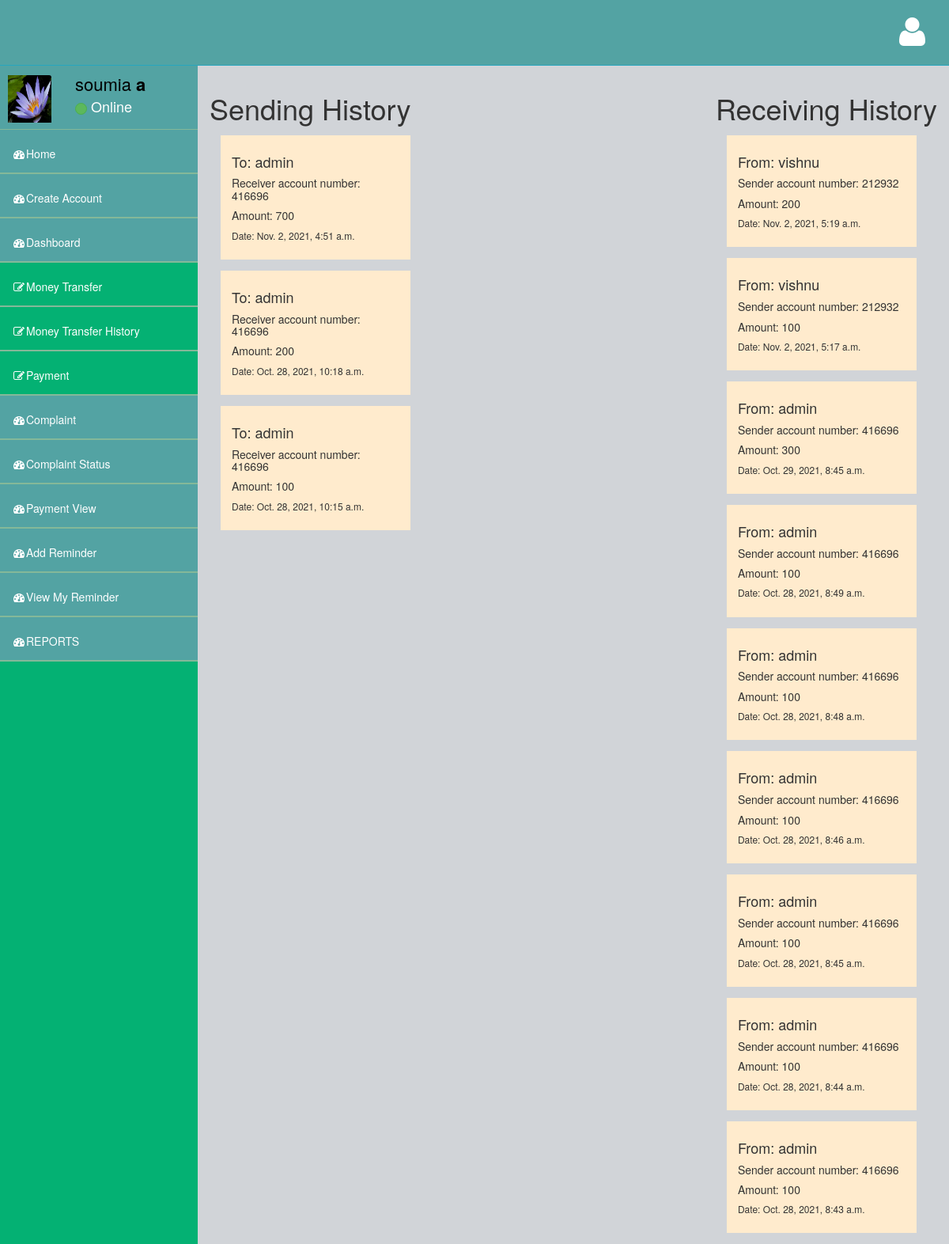
Screenshot of /history (signed in) with the database file from the repository.
### user/models.py (models this page shows, shortened)
class Register(models.Model):
    user=models.OneToOneField(User,on_delete=models.CASCADE)
    image=models.ImageField(upload_to='profile',default='user.jpg')
    account_number=models.IntegerField(blank=True,null=True)
    customer='customer'
    manager='manager'
    user_types=[(customer,'customer'),(manager,'manager')]
    user_type=models.CharField( max_length=50,choices=user_types,default=customer)
    upi=models.IntegerField()
    date=models.DateTimeField(default=timezone.now)

class MoneyTransfer(models.Model):
    enter_your_user_name = models.CharField(max_length = 150,blank=True,null=True)
    enter_the_destination_account_number = models.IntegerField()
    enter_the_amount_to_be_transferred_in_INR = models.IntegerField()
    sender_account_no=models.IntegerField(null=True,blank=True)
    receiver_name=models.CharField(max_length=30,null=True,blank=True)
    date=models.DateTimeField(default=timezone.now)

### user/views.py (the view)
# urls.py: path('history',views.history,name="history"),
def history(request):
    user1=MoneyTransfer.objects.filter(enter_your_user_name=request.user.username).order_by('-date')
    print(user1)
    user2=MoneyTransfer.objects.filter(receiver_name=request.user.username).order_by('-date')
    print(user2)
    return render(request,'history.html',{'user1':user1,'user2':user2})

### user/templates/history.html (shortened to what this page needs)
<!DOCTYPE html>
<html>
<head>
    <link href="/static/assets/plugins/bootstrap/bootstrap.css" rel="stylesheet" />
    <link href="/static/assets/font-awesome/css/font-awesome.css" rel="stylesheet" />
    <link href="/static/assets/plugins/pace/pace-theme-big-counter.css" rel="stylesheet" />
    <link href="/static/assets/css/style.css" rel="stylesheet" />
    <link href="/static/assets/css/main-style.css" rel="stylesheet" />
    <link href="/static/ssets/plugins/morris/morris-0.4.3.min.css" rel="stylesheet" />
   </head>
<body>
    <div id="wrapper">
        <nav class="navbar navbar-default navbar-fixed-top" role="navigation" id="navbar">
            <div class="navbar-header">
                <a class="navbar-brand" href="{% url 'index' %}">
                </a>
            </div>
            <ul class="nav navbar-top-links navbar-right">
                <li class="dropdown">
                    <a class="dropdown-toggle" data-toggle="dropdown" href="#">
                    </a>
                </li>
                <li class="dropdown">
                    <a class="dropdown-toggle" data-toggle="dropdown" href="#">
                    </a>
                </li>
                <li class="dropdown">
                    <a class="dropdown-toggle" data-toggle="dropdown" href="#">
                        <i class="fa fa-user fa-3x"></i>
                    </a>
                </li>
            </ul>
        </nav>
{% include 'sidebar1.html' %}
        {% block content %}
        <div id="page-wrapper" style="padding-top: 3em;">
            <div class="row" >
                <div class="column" style="float: left;">
                    <h1>Sending History</h1>
                    {% if user1 %}
                    {% for i in user1 %}
                    <div class="card" style="width: 24rem;margin: 1em;">
                        <div class="card-body" style="background-color: blanchedalmond;padding: 1em;">
                          <h4 class="card-title">To: {{i.receiver_name}}</h4>
                          <h5 class="card-title">Receiver account number: {{i.enter_the_destination_account_number}}</h5>
                          <h5 class="card-title">Amount: {{i.enter_the_amount_to_be_transferred_in_INR}}</h5>
                          <h6 class="card-title">Date: {{i.date}}</h6>
                        </div>
                      </div>
                    {% endfor %}
                    {% endif %}
                </div>
                <div class="column" style="float: right;" >
                    <h1>Receiving History</h1>
                    {% if user2 %}
                    {% for i in user2 %}
                    <div class="card" style="width: 24rem;margin: 1em;">
                        <div class="card-body" style="background-color: blanchedalmond;padding: 1em;">
                          <h4 class="card-title">From: {{i.enter_your_user_name}}</h4>
                          <h5 class="card-title">Sender account number: {{i.sender_account_no}}</h5>
                          <h5 class="card-title">Amount: {{i.enter_the_amount_to_be_transferred_in_INR}}</h5>
                          <h6 class="card-title">Date: {{i.date}}</h6>
                        </div>
                      </div>
                    {% endfor %}
                    {% endif %}
                </div>
            </div>
{% endblock %}
</body>
</html>

### templates/sidebar1.html (shortened to what this page needs)
<html>
<body>
    <link href="/static/assets/plugins/bootstrap/bootstrap.css" rel="stylesheet" />
    <link href="/static/assets/font-awesome/css/font-awesome.css" rel="stylesheet" />
    <link href="/static/assets/plugins/pace/pace-theme-big-counter.css" rel="stylesheet" />
    <link href="/static/assets/css/style.css" rel="stylesheet" />
    <link href="/static/assets/css/main-style.css" rel="stylesheet" />
    <link href="/static/ssets/plugins/morris/morris-0.4.3.min.css" rel="stylesheet" />
      <nav class="navbar-default navbar-static-side" role="navigation">
            <div class="sidebar-collapse">
                <ul class="nav" id="side-menu">
                    <li>
                        <div class="user-section">
                            <div class="user-section-inner">
                                <img src="{{user.register.image.url}}" alt="">
                            </div>
                            <div class="user-info">
                                <div>{{user.first_name}} <strong>{{user.last_name}}</strong></div>
                                <div class="user-text-online">
                                    <span class="user-circle-online btn btn-success btn-circle "></span>&nbsp;Online
                                </div>
                            </div>
                        </div>
                    </li>
                    <li class="selected">
                        <a href="{% url 'index' %}"><i class="fa fa-dashboard fa-fw"></i>Home</a>
                    </li>
                    <li class="selected">
                        <a href="{% url 'create_account' %}"><i class="fa fa-dashboard fa-fw"></i>Create Account</a>
                    </li>
                    <li class="selected">
                        <a href="{% url 'account_dashboard' %}"><i class="fa fa-dashboard fa-fw"></i>Dashboard</a>
                    </li>
                    <li>
                        <a href="{% url 'view_my_accounts' %}"><i class="fa fa-edit fa-fw"></i>Money Transfer</a>
                    </li>
                    <li>
                        <a href="{% url 'history' %}"><i class="fa fa-edit fa-fw"></i>Money Transfer History</a>
                    </li>
                    <li>
                        <a href="{% url 'payment:payment' %}"><i class="fa fa-edit fa-fw"></i>Payment</a>
                    </li>
                    {% if user.register.user_type == 'customer' %}
                    <li class="selected">
                        <a href="{% url 'chat' %}"><i class="fa fa-dashboard fa-fw"></i>Complaint</a>
                    </li>
                    <li class="selected">
                        <a href="{% url 'mychat' %}"><i class="fa fa-dashboard fa-fw"></i>Complaint Status</a>
                    </li>
                    <li class="selected">
                        <a href="{% url 'paymentview' %}"><i class="fa fa-dashboard fa-fw"></i>Payment View</a>
                    </li>
                    <li class="selected">
                        <a href="{% url 'add_reminder' %}"><i class="fa fa-dashboard fa-fw"></i>Add Reminder</a>
                    </li>
                    <li class="selected">
                        <a href="{% url 'view_reminder' %}"><i class="fa fa-dashboard fa-fw"></i>View My Reminder</a>
                    </li>
                {% endif %}
                <li class="selected">
                    <a href="{% url 'reports' %}"><i class="fa fa-dashboard fa-fw"></i>REPORTS</a>
                </li>
            </div>
        </nav>
        </body>
        </html>

### static/assets/css/style.css (style rules this page uses)
body { background-color: #f8f8f8; }
#wrapper { width: 100%; margin-top: 55px!important; background-color:#04B173; }
#page-wrapper { padding: 0 15px; min-height: 568px; background-color:rgb(209, 212, 216); }
.navbar-static-side ul li { border-bottom:1px solid #84B899 !important; }
.navbar-top-links li { display: inline-block; }
.navbar-top-links li:last-child { margin-right: 15px; }
.navbar-top-links li a { padding: 20px; min-height: 50px; }
@media (min-width:768px) { .navbar-static-side { z-index: 1; position: absolute; width: 250px; } }
.btn-circle { width: 30px; height: 30px; padding: 6px 0; border-radius: 15px; text-align: center; font-size: 12px; line-height: 1.428571429; }

### static/assets/css/main-style.css (style rules this page uses)
.user-section-inner { height: 65px; width: 65px; -moz-border-radius: 3px; -webkit-border-radius: 3px; border-radius: 3px; overflow: hidden; display: inline-block; float: left; margin-right: 15px; margin-top: 20px; }
.user-section-inner img { margin-left:10px; width:55px; height:60px; }
.user-info { display: block; color:#000!important; display: inline-block; padding: 15px; margin-bottom: 0px }
.user-text-online { font-size:18px; color:#fff }
.user-circle-online { width: 15px!important; height: 15px!important; }
.navbar-top-links > li > a { color: #FFFFFF; }
.nav > li > a { padding: 20px 15px; }
#side-menu { background-color:#04B173; }
#side-menu a { color:#fff; border-bottom: 1px solid #84B899 !important; height: 55px; }
.selected { background-color:rgb(83, 163, 163); }
#navbar { background-color:rgb(83, 163, 163); }
.navbar-brand { padding-left:20px; }
.navbar-default { border-color: #27A6BE; }
@media (min-width:768px) { #page-wrapper { position: inherit; margin: 0 0 0 250px; padding: 0 30px; min-height: 1000px; } }

### rows the page displays
MoneyTransfer: receiver_name "admin", enter_the_destination_account_number "416696", enter_the_amount_to_be_transferred_in_INR "700", date "Nov. 2, 2021, 4:51 a.m."
MoneyTransfer: receiver_name "admin", enter_the_destination_account_number "416696", enter_the_amount_to_be_transferred_in_INR "200", date "Oct. 28, 2021, 10:18 a.m."
MoneyTransfer: receiver_name "admin", enter_the_destination_account_number "416696", enter_the_amount_to_be_transferred_in_INR "100", date "Oct. 28, 2021, 10:15 a.m."
MoneyTransfer: enter_your_user_name "vishnu", sender_account_no "212932", enter_the_amount_to_be_transferred_in_INR "200", date "Nov. 2, 2021, 5:19 a.m."
MoneyTransfer: enter_your_user_name "vishnu", sender_account_no "212932", enter_the_amount_to_be_transferred_in_INR "100", date "Nov. 2, 2021, 5:17 a.m."
MoneyTransfer: enter_your_user_name "admin", sender_account_no "416696", enter_the_amount_to_be_transferred_in_INR "300", date "Oct. 29, 2021, 8:45 a.m."
MoneyTransfer: enter_your_user_name "admin", sender_account_no "416696", enter_the_amount_to_be_transferred_in_INR "100", date "Oct. 28, 2021, 8:49 a.m."
MoneyTransfer: enter_your_user_name "admin", sender_account_no "416696", enter_the_amount_to_be_transferred_in_INR "100", date "Oct. 28, 2021, 8:48 a.m."
MoneyTransfer: enter_your_user_name "admin", sender_account_no "416696", enter_the_amount_to_be_transferred_in_INR "100", date "Oct. 28, 2021, 8:46 a.m."
MoneyTransfer: enter_your_user_name "admin", sender_account_no "416696", enter_the_amount_to_be_transferred_in_INR "100", date "Oct. 28, 2021, 8:45 a.m."
MoneyTransfer: enter_your_user_name "admin", sender_account_no "416696", enter_the_amount_to_be_transferred_in_INR "100", date "Oct. 28, 2021, 8:44 a.m."
MoneyTransfer: enter_your_user_name "admin", sender_account_no "416696", enter_the_amount_to_be_transferred_in_INR "100", date "Oct. 28, 2021, 8:43 a.m."

### other values shown
{{ user.first_name }} "soumia"
{{ user.last_name }} "a"
